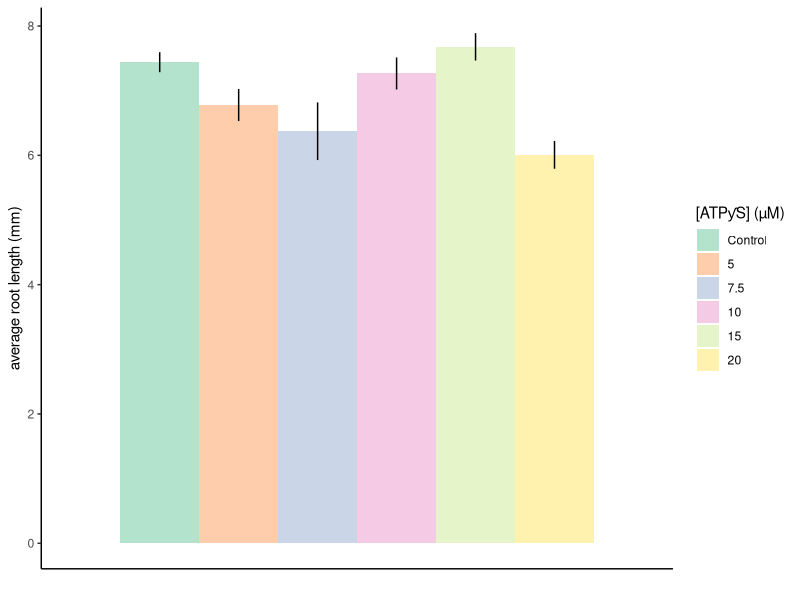
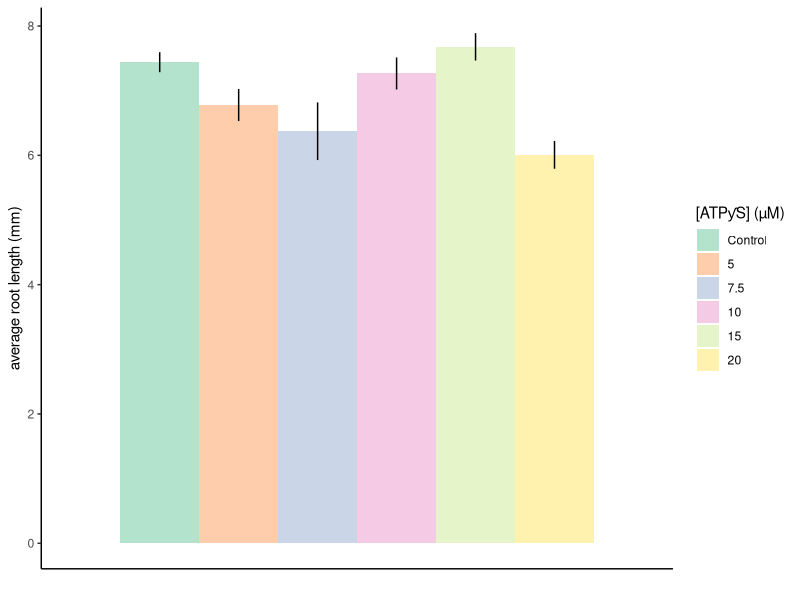

The R source for these figures, in order:
## ---- chunk 1
knitr::opts_chunk$set(echo = TRUE)
library(tidyverse)
library(ggpubr)
library(dplyr)
library(ggplot2)
library(vegan)
library(RColorBrewer)
theme_set(theme_classic()) # Set the theme

setwd("C:/Users/Marcela Morassi/Documents/Github/ClarkLab")


exp7 <- read.csv("data_exp7_m.csv")
## ---- chunk 2
#turning data discrete
exp7 <- exp7 %>% 
  mutate(ATP_conc = as.character(ATP_conc)) %>% 
  filter(day==7, root>0) %>% 
  mutate(ATP_conc = factor(ATP_conc, levels = c("0", "5", "7.5", "10", "15", "20")))


#SE
exp7_SE <- exp7 %>% 
  group_by(genotype, ATP_conc) %>% 
  summarise(mean_root = mean(root), se = sd(root)  / sqrt(n()))
## ---- chunk 3
#Marcela final root length
#control v 5
t.test(root ~ ATP_conc, ATP_conc == 0 | ATP_conc ==5, data = exp7, var.equal=FALSE, conf.level=0.95)
#t = 2.2607, df = 30.54, p-value = 0.03106
#control v 7.5
t.test(root ~ ATP_conc, ATP_conc == 0 | ATP_conc ==7.5, data = exp7, var.equal=FALSE, conf.level=0.95)
#t = 2.2625, df = 24.75, p-value = 0.0327
#control v 10
t.test(root ~ ATP_conc, ATP_conc == 0 | ATP_conc ==10, data = exp7, var.equal=FALSE, conf.level=0.95)
#t = 0.59873, df = 35.024, p-value = 0.5532
#control v 15
t.test(root ~ ATP_conc, ATP_conc == 0 | ATP_conc ==15, data = exp7, var.equal=FALSE, conf.level=0.95)
#t = -0.90377, df = 36.595, p-value = 0.372
#control v 20
t.test(root ~ ATP_conc, ATP_conc == 0 | ATP_conc ==20, data = exp7, var.equal=FALSE, conf.level=0.95)
#t = 5.4116, df = 33.429, p-value = 5.269e-06
#5 v 7.5
t.test(root ~ ATP_conc, ATP_conc == 5 | ATP_conc ==7.5, data = exp7, var.equal=FALSE, conf.level=0.95)
#t = 0.79568, df = 31.023, p-value = 0.4323
#5 v 20
t.test(root ~ ATP_conc, ATP_conc == 5 | ATP_conc ==20, data = exp7, var.equal=FALSE, conf.level=0.95)

exp7%>% 
  select(root, ATP_conc) %>% 
  filter(ATP_conc=="20") %>% 
  summary()


## ---- chunk 4


##Final root length
#Marcela
ggplot(exp7_SE, aes(x = genotype, y = mean_root, fill = ATP_conc, group = factor (ATP_conc)), col=palette) +
  geom_col(stat="identity", position = position_dodge())+
  xlab("")+ylab("average root length (mm)")+
  theme(axis.text.x=element_blank(),
        axis.ticks.x=element_blank())+
  geom_linerange( aes(ymin = mean_root - se, ymax = mean_root + se),  width=.2,
                  position=position_dodge(.9))+
  scale_fill_brewer(palette = "Pastel2", name = "[ATPƴS] (µM)", labels=c("Control", "5","7.5",
                                                             "10","15", "20"))
ggsave("exp7_finalgrowth.png")
